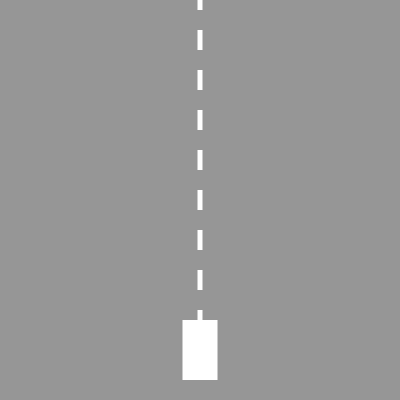
Frame 1 (no input)
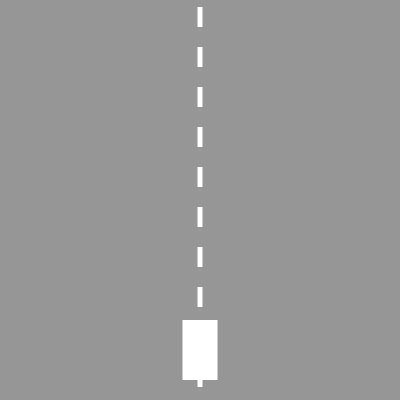
Frame 60 (no input)
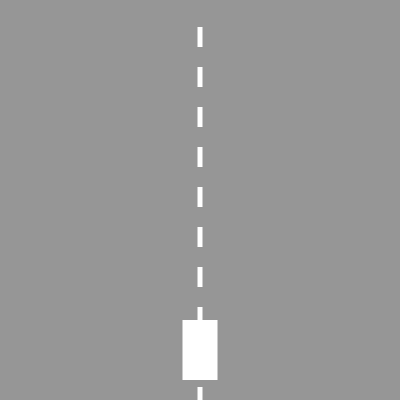
Frame 120 (the mouse pressed at the canvas centre since frame 60)

The p5.js sketch that drew these frames (run headless with seeded random() and noise() and a simulated clock; from frame 60 on, the mouse is pressed at the canvas centre):

// p5.js sketch
// ── sketch.js
let rectY = [0, 40, 80, 120, 160, 200, 240, 280, 320, 360];
let speed = 3; 
let carX;  

function setup() {
  createCanvas(400, 400);
  carX = width/2; 
  noStroke();
  rectMode(CENTER);
}

function draw() {
  background(150);
  
  // Animate the road markings 
  for (let i = 0; i < rectY.length; i++) {
    let x = width/2; 
    fill(255);
    rect(x, rectY[i], 5, 20);
    rectY[i] = (rectY[i]+speed) % width; // Wrap movement with modulus 
  }

    
  rect(carX, height-50, 35, 60);

}
